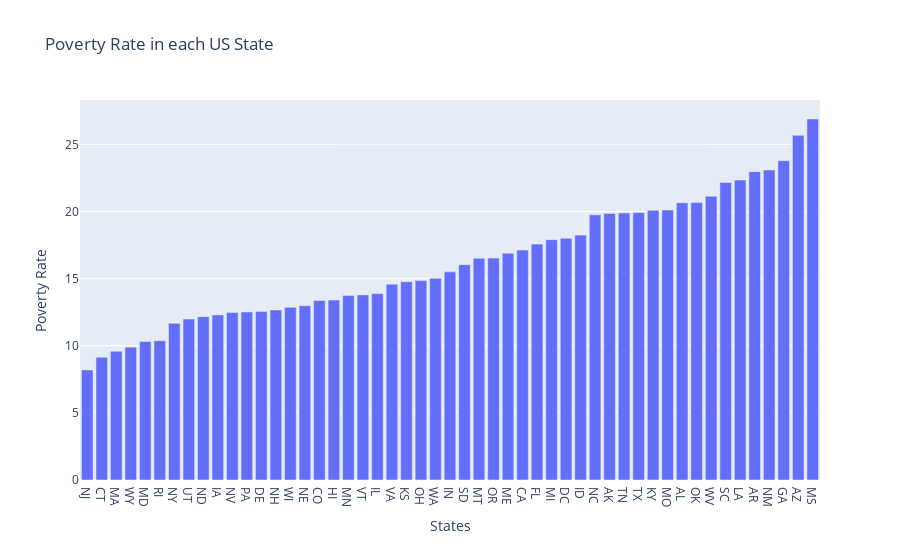

This figure's notebook cell:
### Code cell
bar = px.bar(x=poverty_rate.index,
            y=poverty_rate.values,
            title="Poverty Rate in each US State")
bar.update_layout(xaxis_title='States',
                 yaxis_title='Poverty Rate')
bar.show()

### Figure 1 — Plotly figure (JSON) as saved in the notebook; plotly's stock layout.template omitted (floating-point values rounded to 4 significant figures)
{"data": [{"alignmentgroup": "True", "hovertemplate": "x=%{x}<br>y=%{y}<extra></extra>", "legendgroup": "", "marker": {"color": "#636efa", "pattern": {"shape": ""}}, "name": "", "offsetgroup": "", "orientation": "v", "showlegend": false, "textposition": "auto", "type": "bar", "x": ["NJ", "CT", "MA", "WY", "MD", "RI", "NY", "UT", "ND", "IA", "NV", "PA", "DE", "NH", "WI", "NE", "CO", "HI", "MN", "VT", "IL", "VA", "KS", "OH", "WA", "IN", "SD", "MT", "OR", "ME", "CA", "FL", "MI", "DC", "ID", "NC", "AK", "TN", "TX", "KY", "MO", "AL", "OK", "WV", "SC", "LA", "AR", "NM", "GA", "AZ", "MS"], "xaxis": "x", "y": [8.191, 9.137, 9.585, 9.888, 10.31, 10.37, 11.67, 11.98, 12.16, 12.29, 12.47, 12.52, 12.56, 12.66, 12.86, 12.98, 13.36, 13.4, 13.75, 13.79, 13.88, 14.59, 14.76, 14.85, 15.02, 15.5, 16.03, 16.51, 16.52, 16.89, 17.12, 17.57, 17.9, 18, 18.24, 19.75, 19.85, 19.89, 19.92, 20.08, 20.11, 20.65, 20.66, 21.13, 22.16, 22.34, 22.96, 23.08, 23.78, 25.67, 26.88], "yaxis": "y"}], "layout": {"barmode": "relative", "legend": {"tracegroupgap": 0}, "title": {"text": "Poverty Rate in each US State"}, "xaxis": {"anchor": "y", "domain": [0, 1], "title": {"text": "States"}}, "yaxis": {"anchor": "x", "domain": [0, 1], "title": {"text": "Poverty Rate"}}}}
